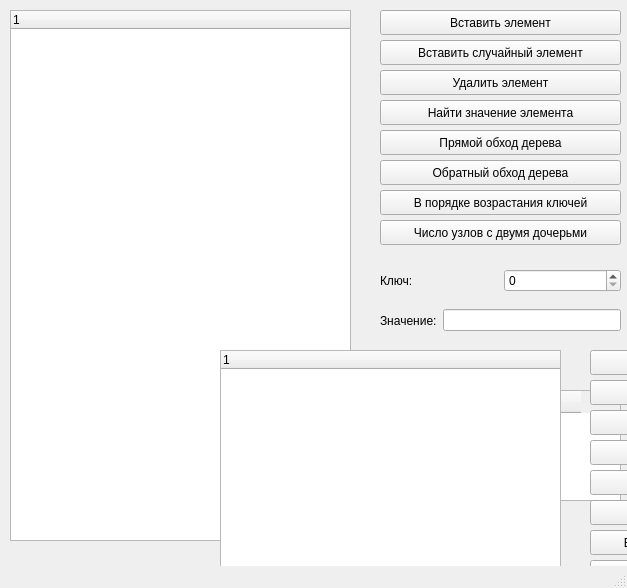
<?xml version="1.0" encoding="UTF-8"?>
<ui version="4.0">
 <class>MainWindow</class>
 <widget class="QMainWindow" name="MainWindow">
  <property name="geometry">
   <rect>
    <x>0</x>
    <y>0</y>
    <width>627</width>
    <height>588</height>
   </rect>
  </property>
  <property name="windowTitle">
   <string>MainWindow</string>
  </property>
  <widget class="QWidget" name="centralwidget">
   <widget class="QTreeWidget" name="treeWidget">
    <property name="geometry">
     <rect>
      <x>10</x>
      <y>10</y>
      <width>341</width>
      <height>531</height>
     </rect>
    </property>
    <column>
     <property name="text">
      <string notr="true">1</string>
     </property>
    </column>
   </widget>
   <widget class="QPushButton" name="pushButton">
    <property name="geometry">
     <rect>
      <x>380</x>
      <y>10</y>
      <width>241</width>
      <height>25</height>
     </rect>
    </property>
    <property name="text">
     <string>Вставить элемент</string>
    </property>
   </widget>
   <widget class="QPushButton" name="pushButton_2">
    <property name="geometry">
     <rect>
      <x>380</x>
      <y>70</y>
      <width>241</width>
      <height>25</height>
     </rect>
    </property>
    <property name="text">
     <string>Удалить элемент</string>
    </property>
   </widget>
   <widget class="QPushButton" name="pushButton_3">
    <property name="geometry">
     <rect>
      <x>380</x>
      <y>100</y>
      <width>241</width>
      <height>25</height>
     </rect>
    </property>
    <property name="text">
     <string>Найти значение элемента</string>
    </property>
   </widget>
   <widget class="QPushButton" name="pushButton_4">
    <property name="geometry">
     <rect>
      <x>380</x>
      <y>130</y>
      <width>241</width>
      <height>25</height>
     </rect>
    </property>
    <property name="text">
     <string>Прямой обход дерева</string>
    </property>
   </widget>
   <widget class="QPushButton" name="pushButton_5">
    <property name="geometry">
     <rect>
      <x>380</x>
      <y>160</y>
      <width>241</width>
      <height>25</height>
     </rect>
    </property>
    <property name="text">
     <string>Обратный обход дерева</string>
    </property>
   </widget>
   <widget class="QPushButton" name="pushButton_6">
    <property name="geometry">
     <rect>
      <x>380</x>
      <y>190</y>
      <width>241</width>
      <height>25</height>
     </rect>
    </property>
    <property name="text">
     <string>В порядке возрастания ключей</string>
    </property>
   </widget>
   <widget class="QPushButton" name="pushButton_7">
    <property name="geometry">
     <rect>
      <x>380</x>
      <y>220</y>
      <width>241</width>
      <height>25</height>
     </rect>
    </property>
    <property name="text">
     <string>Число узлов с двумя дочерьми</string>
    </property>
   </widget>
   <widget class="QWidget" name="horizontalLayoutWidget">
    <property name="geometry">
     <rect>
      <x>380</x>
      <y>300</y>
      <width>241</width>
      <height>41</height>
     </rect>
    </property>
    <layout class="QHBoxLayout" name="horizontalLayout">
     <item>
      <widget class="QLabel" name="label_2">
       <property name="text">
        <string>Значение:</string>
       </property>
      </widget>
     </item>
     <item>
      <widget class="QLineEdit" name="lineEdit"/>
     </item>
    </layout>
   </widget>
   <widget class="QWidget" name="horizontalLayoutWidget_2">
    <property name="geometry">
     <rect>
      <x>380</x>
      <y>260</y>
      <width>241</width>
      <height>41</height>
     </rect>
    </property>
    <layout class="QHBoxLayout" name="horizontalLayout_2">
     <item>
      <widget class="QLabel" name="label">
       <property name="text">
        <string>Ключ:</string>
       </property>
      </widget>
     </item>
     <item>
      <widget class="QSpinBox" name="spinBox"/>
     </item>
    </layout>
   </widget>
   <widget class="QLabel" name="label_3">
    <property name="geometry">
     <rect>
      <x>380</x>
      <y>360</y>
      <width>241</width>
      <height>31</height>
     </rect>
    </property>
    <property name="text">
     <string>Вывод</string>
    </property>
   </widget>
   <widget class="QTableWidget" name="tableWidget">
    <property name="geometry">
     <rect>
      <x>380</x>
      <y>390</y>
      <width>241</width>
      <height>111</height>
     </rect>
    </property>
    <column>
     <property name="text">
      <string>Ключ</string>
     </property>
     <property name="font">
      <font>
       <pointsize>11</pointsize>
      </font>
     </property>
    </column>
    <column>
     <property name="text">
      <string>Значение</string>
     </property>
    </column>
   </widget>
   <widget class="QLabel" name="labelOutput">
    <property name="geometry">
     <rect>
      <x>380</x>
      <y>510</y>
      <width>241</width>
      <height>31</height>
     </rect>
    </property>
    <property name="text">
     <string/>
    </property>
   </widget>
   <widget class="QPushButton" name="pushButton_8">
    <property name="geometry">
     <rect>
      <x>380</x>
      <y>40</y>
      <width>241</width>
      <height>25</height>
     </rect>
    </property>
    <property name="text">
     <string>Вставить случайный элемент</string>
    </property>
   </widget>
   <widget class="QPushButton" name="pushButton_9">
    <property name="geometry">
     <rect>
      <x>590</x>
      <y>560</y>
      <width>241</width>
      <height>25</height>
     </rect>
    </property>
    <property name="text">
     <string>Число узлов с двумя дочерьми</string>
    </property>
   </widget>
   <widget class="QLabel" name="labelOutput_2">
    <property name="geometry">
     <rect>
      <x>590</x>
      <y>850</y>
      <width>241</width>
      <height>31</height>
     </rect>
    </property>
    <property name="text">
     <string/>
    </property>
   </widget>
   <widget class="QLabel" name="label_4">
    <property name="geometry">
     <rect>
      <x>590</x>
      <y>700</y>
      <width>241</width>
      <height>31</height>
     </rect>
    </property>
    <property name="text">
     <string>Вывод</string>
    </property>
   </widget>
   <widget class="QPushButton" name="pushButton_10">
    <property name="geometry">
     <rect>
      <x>590</x>
      <y>410</y>
      <width>241</width>
      <height>25</height>
     </rect>
    </property>
    <property name="text">
     <string>Удалить элемент</string>
    </property>
   </widget>
   <widget class="QTreeWidget" name="treeWidget_2">
    <property name="geometry">
     <rect>
      <x>220</x>
      <y>350</y>
      <width>341</width>
      <height>531</height>
     </rect>
    </property>
    <column>
     <property name="text">
      <string notr="true">1</string>
     </property>
    </column>
   </widget>
   <widget class="QPushButton" name="pushButton_11">
    <property name="geometry">
     <rect>
      <x>590</x>
      <y>500</y>
      <width>241</width>
      <height>25</height>
     </rect>
    </property>
    <property name="text">
     <string>Обратный обход дерева</string>
    </property>
   </widget>
   <widget class="QWidget" name="horizontalLayoutWidget_3">
    <property name="geometry">
     <rect>
      <x>590</x>
      <y>600</y>
      <width>241</width>
      <height>41</height>
     </rect>
    </property>
    <layout class="QHBoxLayout" name="horizontalLayout_3">
     <item>
      <widget class="QLabel" name="label_5">
       <property name="text">
        <string>Ключ:</string>
       </property>
      </widget>
     </item>
     <item>
      <widget class="QSpinBox" name="spinBox_2"/>
     </item>
    </layout>
   </widget>
   <widget class="QPushButton" name="pushButton_12">
    <property name="geometry">
     <rect>
      <x>590</x>
      <y>470</y>
      <width>241</width>
      <height>25</height>
     </rect>
    </property>
    <property name="text">
     <string>Прямой обход дерева</string>
    </property>
   </widget>
   <widget class="QPushButton" name="pushButton_13">
    <property name="geometry">
     <rect>
      <x>590</x>
      <y>530</y>
      <width>241</width>
      <height>25</height>
     </rect>
    </property>
    <property name="text">
     <string>В порядке возрастания ключей</string>
    </property>
   </widget>
   <widget class="QTableWidget" name="tableWidget_2">
    <property name="geometry">
     <rect>
      <x>590</x>
      <y>730</y>
      <width>241</width>
      <height>111</height>
     </rect>
    </property>
    <column>
     <property name="text">
      <string>Ключ</string>
     </property>
     <property name="font">
      <font>
       <pointsize>11</pointsize>
      </font>
     </property>
    </column>
    <column>
     <property name="text">
      <string>Значение</string>
     </property>
    </column>
   </widget>
   <widget class="QPushButton" name="pushButton_14">
    <property name="geometry">
     <rect>
      <x>590</x>
      <y>380</y>
      <width>241</width>
      <height>25</height>
     </rect>
    </property>
    <property name="text">
     <string>Вставить случайный элемент</string>
    </property>
   </widget>
   <widget class="QWidget" name="horizontalLayoutWidget_4">
    <property name="geometry">
     <rect>
      <x>590</x>
      <y>640</y>
      <width>241</width>
      <height>41</height>
     </rect>
    </property>
    <layout class="QHBoxLayout" name="horizontalLayout_4">
     <item>
      <widget class="QLabel" name="label_6">
       <property name="text">
        <string>Значение:</string>
       </property>
      </widget>
     </item>
     <item>
      <widget class="QLineEdit" name="lineEdit_2"/>
     </item>
    </layout>
   </widget>
   <widget class="QPushButton" name="pushButton_15">
    <property name="geometry">
     <rect>
      <x>590</x>
      <y>350</y>
      <width>241</width>
      <height>25</height>
     </rect>
    </property>
    <property name="text">
     <string>Вставить элемент</string>
    </property>
   </widget>
   <widget class="QPushButton" name="pushButton_16">
    <property name="geometry">
     <rect>
      <x>590</x>
      <y>440</y>
      <width>241</width>
      <height>25</height>
     </rect>
    </property>
    <property name="text">
     <string>Найти значение элемента</string>
    </property>
   </widget>
   <zorder>pushButton_2</zorder>
   <zorder>treeWidget</zorder>
   <zorder>pushButton</zorder>
   <zorder>pushButton_3</zorder>
   <zorder>pushButton_4</zorder>
   <zorder>pushButton_5</zorder>
   <zorder>pushButton_6</zorder>
   <zorder>pushButton_7</zorder>
   <zorder>horizontalLayoutWidget</zorder>
   <zorder>horizontalLayoutWidget_2</zorder>
   <zorder>label_3</zorder>
   <zorder>tableWidget</zorder>
   <zorder>labelOutput</zorder>
   <zorder>pushButton_8</zorder>
   <zorder>pushButton_9</zorder>
   <zorder>labelOutput_2</zorder>
   <zorder>label_4</zorder>
   <zorder>pushButton_10</zorder>
   <zorder>treeWidget_2</zorder>
   <zorder>pushButton_11</zorder>
   <zorder>horizontalLayoutWidget_3</zorder>
   <zorder>pushButton_12</zorder>
   <zorder>pushButton_13</zorder>
   <zorder>tableWidget_2</zorder>
   <zorder>pushButton_14</zorder>
   <zorder>horizontalLayoutWidget_4</zorder>
   <zorder>pushButton_15</zorder>
   <zorder>pushButton_16</zorder>
  </widget>
  <widget class="QMenuBar" name="menubar">
   <property name="geometry">
    <rect>
     <x>0</x>
     <y>0</y>
     <width>627</width>
     <height>22</height>
    </rect>
   </property>
  </widget>
  <widget class="QStatusBar" name="statusbar"/>
 </widget>
 <resources/>
 <connections/>
</ui>
